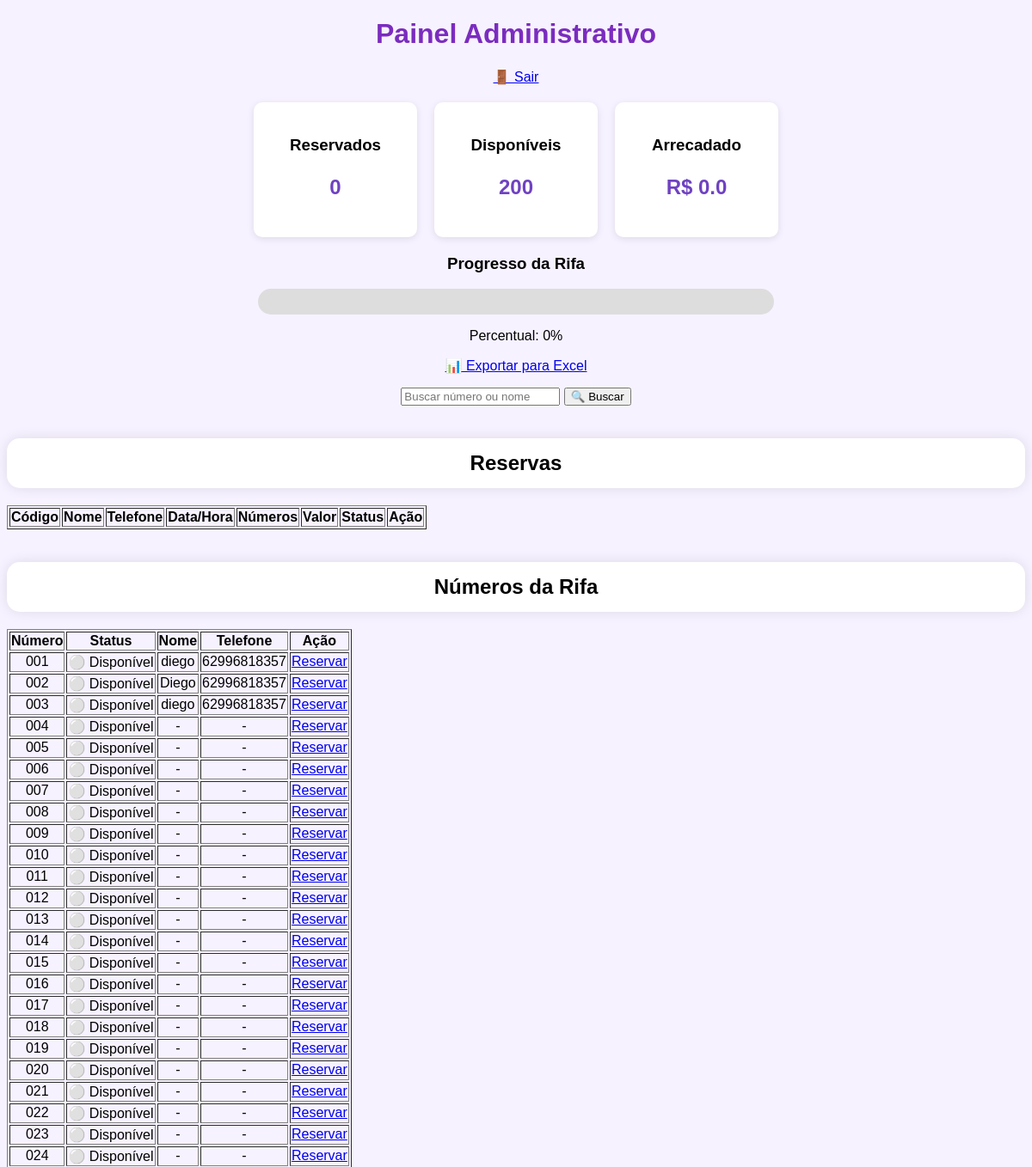
/admin (signed in, upper part), run on an earlier commit of the app's database.
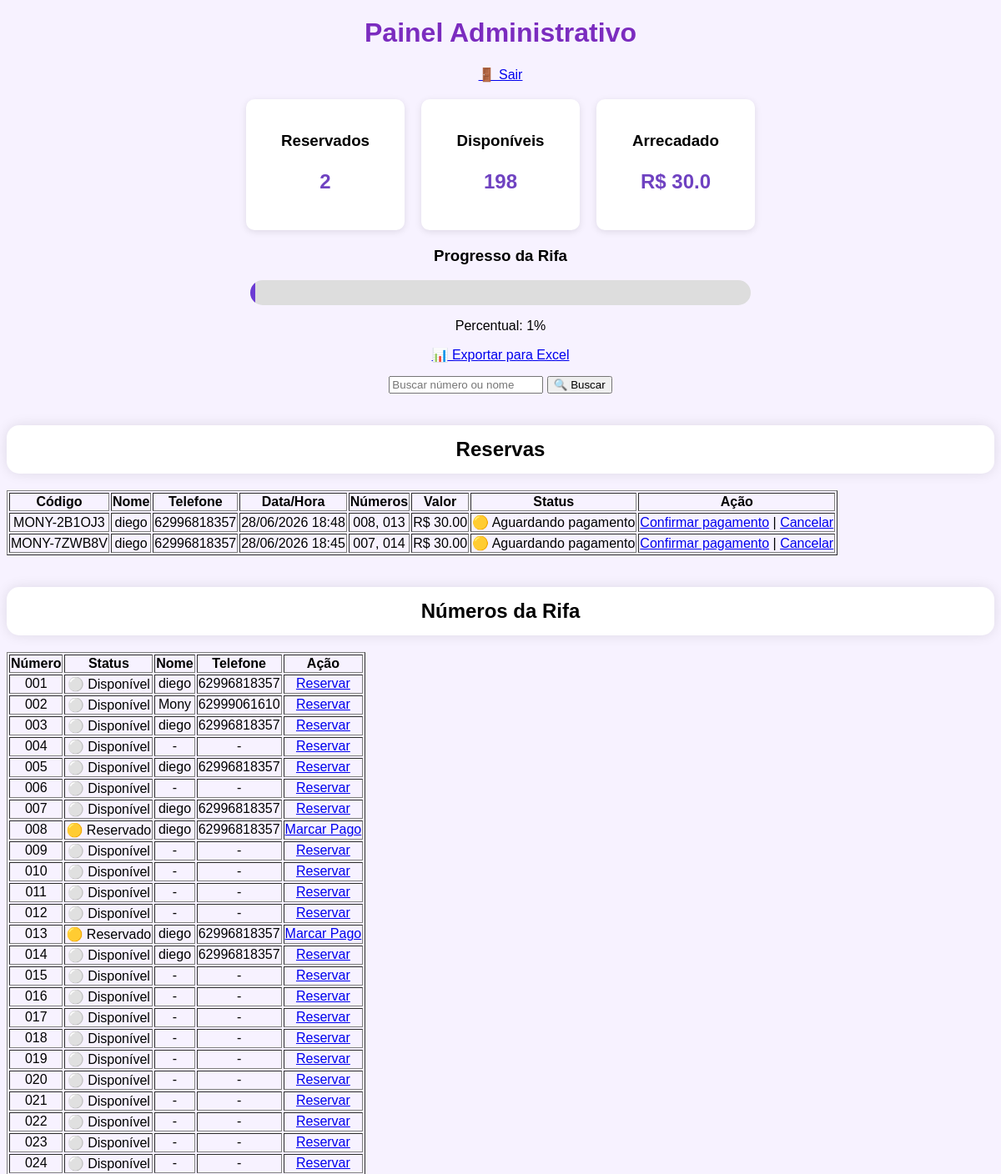
And on a later commit of the database.
### models.py (models this page shows)
class Numero(db.Model):
    ...
    id = db.Column(db.Integer, primary_key=True)
    numero = db.Column(
        db.Integer,
        unique=True,
        nullable=False
    )
    status = db.Column(
        db.String(50),
        default="disponivel"
    )
    nome = db.Column(
        db.String(100)
    )
    telefone = db.Column(
        db.String(20)
    )

class Reserva(db.Model):
    __tablename__ = "reserva"
    id = db.Column(db.Integer, primary_key=True)
    codigo = db.Column(db.String(20), unique=True)
    nome = db.Column(db.String(120), nullable=False)
    telefone = db.Column(db.String(20), nullable=False)
    valor_total = db.Column(db.Float)
    status = db.Column(db.String(20), default="aguardando_pagamento")
    data = db.Column(db.DateTime, default=datetime.utcnow)
    numeros = db.relationship("ReservaNumero", backref="reserva")

class ReservaNumero(db.Model):
    __tablename__ = "reserva_numero"
    id = db.Column(db.Integer, primary_key=True)
    reserva_id = db.Column(
        db.Integer,
        db.ForeignKey("reserva.id")
    )
    numero_id = db.Column(
        db.Integer,
        db.ForeignKey("numero.id")
    )
    numero = db.relationship("Numero")

### app.py (the view)
@app.route("/admin")
def admin():
    if not session.get("admin"):
        return redirect("/login")
    busca = request.args.get("busca", "")
    if busca:
        numeros = Numero.query.filter(
        (Numero.nome.contains(busca)) |
        (Numero.numero.like(f"%{busca}%"))
    ).order_by(Numero.numero).all()
    else:
        numeros = Numero.query.order_by(
        Numero.numero
    ).all()
    reservados = Numero.query.filter(
        Numero.status.in_(["reservado", "pago"])
    ).count()
    disponiveis = Numero.query.filter_by(
        status="disponivel"
    ).count()
    arrecadado = reservados * VALOR_NUMERO
    percentual = round((reservados / 200) * 100)
    reservas = Reserva.query.order_by(Reserva.data.desc()).all()
    return render_template(
    "admin.html",
    numeros=numeros,
    reservas=reservas,
    reservados=reservados,
    disponiveis=disponiveis,
    arrecadado=arrecadado,
    percentual=percentual,
    busca=busca
    )

### templates/admin.html (shortened to what this page needs)
<!doctype html>
<html lang="pt-BR">
  <head>
    <link
      rel="stylesheet"
      href="{{ url_for('static', filename='css/style.css') }}"
    />
  </head>
  <body>
    <div class="container">
      <h1>Painel Administrativo</h1>
      <p>
        <a href="/logout">🚪 Sair</a>
      </p>
      <div class="dashboard">
        <div class="card">
          <h3>Reservados</h3>
          <p>{{ reservados }}</p>
        </div>
        <div class="card">
          <h3>Disponíveis</h3>
          <p>{{ disponiveis }}</p>
        </div>
        <div class="card">
          <h3>Arrecadado</h3>
          <p>R$ {{ arrecadado }}</p>
        </div>
      </div>
      <h3>Progresso da Rifa</h3>
      <div class="barra">
        <div
          class="preenchimento"
          id="barra-progresso"
          style="width: 50%"
        ></div>
      </div>
      <p>Percentual: {{ percentual }}%</p>
      <p>
        <a href="/exportar">📊 Exportar para Excel</a>
      </p>
      <form method="GET" action="/admin">
        <input
          type="text"
          name="busca"
          placeholder="Buscar número ou nome"
          value="{{ busca or '' }}"
        />
        <button type="submit">🔍 Buscar</button>
      </form>
      <br />
      <h2>Reservas</h2>
      <table border="1">
        <tr>
          <th>Código</th>
          <th>Nome</th>
          <th>Telefone</th>
          <th>Data/Hora</th>
          <th>Números</th>
          <th>Valor</th>
          <th>Status</th>
          <th>Ação</th>
        </tr>
        {% for reserva in reservas %}
        <tr>
          <td>{{ reserva.codigo }}</td>
          <td>{{ reserva.nome }}</td>
          <td>{{ reserva.telefone }}</td>
          <td>{{ reserva.data.strftime("%d/%m/%Y %H:%M") }}</td>
          <td>
            {% for item in reserva.numeros %} {{
            "%03d"|format(item.numero.numero) }}{% if not loop.last %}, {% endif
            %} {% endfor %}
          </td>
          <td>R$ {{ "%.2f"|format(reserva.valor_total) }}</td>
          <td>
            {% if reserva.status == "pago" %} 🟢 Pago {% elif reserva.status ==
            "cancelada" %} 🔴 Cancelada {% else %} 🟡 Aguardando pagamento {%
            endif %}
          </td>
          <td>
            {% if reserva.status == "aguardando_pagamento" %}
            <a href="/confirmar_pagamento/{{ reserva.id }}"
              >Confirmar pagamento</a
            >
            |
            <a href="/cancelar_reserva/{{ reserva.id }}">Cancelar</a>
            {% else %} {{ reserva.status }} {% endif %}
          </td>
        </tr>
        {% endfor %}
      </table>
      <br />
      <h2>Números da Rifa</h2>
      <table border="1">
        <tr>
          <th>Número</th>
          <th>Status</th>
          <th>Nome</th>
          <th>Telefone</th>
          <th>Ação</th>
        </tr>
        {% for numero in numeros %}
        <tr>
          <td>{{ "%03d"|format(numero.numero) }}</td>
          <td>
            {% if numero.status == "pago" %} 🟢 Pago {% elif numero.status ==
            "reservado" %} 🟡 Reservado {% else %} ⚪ Disponível {% endif %}
          </td>
          <td>{{ numero.nome or "-" }}</td>
          <td>{{ numero.telefone or "-" }}</td>
          <td>
            <a href="/toggle/{{ numero.id }}">
              {% if numero.status == "disponivel" %} Reservar {% elif
              numero.status == "reservado" %} Marcar Pago {% else %} Liberar {%
              endif %}
            </a>
          </td>
        </tr>
        {% endfor %}
      </table>
    </div>
  </body>
</html>

What changed in the data, as far as the page shows it:
added Reserva: codigo "MONY-2B1OJ3", nome "diego", telefone "62996818357", data "28/06/2026 18:48", valor_total "30.00", shows "🟡 Aguardando pagamento"
added ReservaNumero: {{ "%03d"|format(item.numero.numero) }} "008", shown under "MONY-2B1OJ3"
changed Numero (number 1 of 24 on the later page): nome "-" → "diego"; telefone "-" → "62996818357"; status "⚪ Disponível Reservar" → "🟡 Reservado Marcar Pago"
added ReservaNumero: {{ "%03d"|format(item.numero.numero) }} "013"
changed Numero (number 2 of 24 on the later page): nome "-" → "diego"; telefone "-" → "62996818357"; status "⚪ Disponível Reservar" → "🟡 Reservado Marcar Pago"
added Reserva: codigo "MONY-7ZWB8V", nome "diego", telefone "62996818357", data "28/06/2026 18:45", valor_total "30.00", shows "🟡 Aguardando pagamento"
added ReservaNumero: {{ "%03d"|format(item.numero.numero) }} "007", shown under "MONY-7ZWB8V"
changed Numero (number 3 of 24 on the later page): nome "-" → "diego"; telefone "-" → "62996818357"
added ReservaNumero: {{ "%03d"|format(item.numero.numero) }} "014"
changed Numero (number 4 of 24 on the later page): nome "-" → "diego"; telefone "-" → "62996818357"
changed Numero: nome "Diego" → "Mony"; telefone "62996818357" → "62999061610"
changed Numero (number 9 of 24 on the later page): nome "-" → "diego"; telefone "-" → "62996818357"
Also different on the page:
{{ reservados }}: "0" → "2"
{{ disponiveis }}: "200" → "198"
{{ arrecadado }}: "0.0" → "30.0"
{{ percentual }}: "0" → "1"
